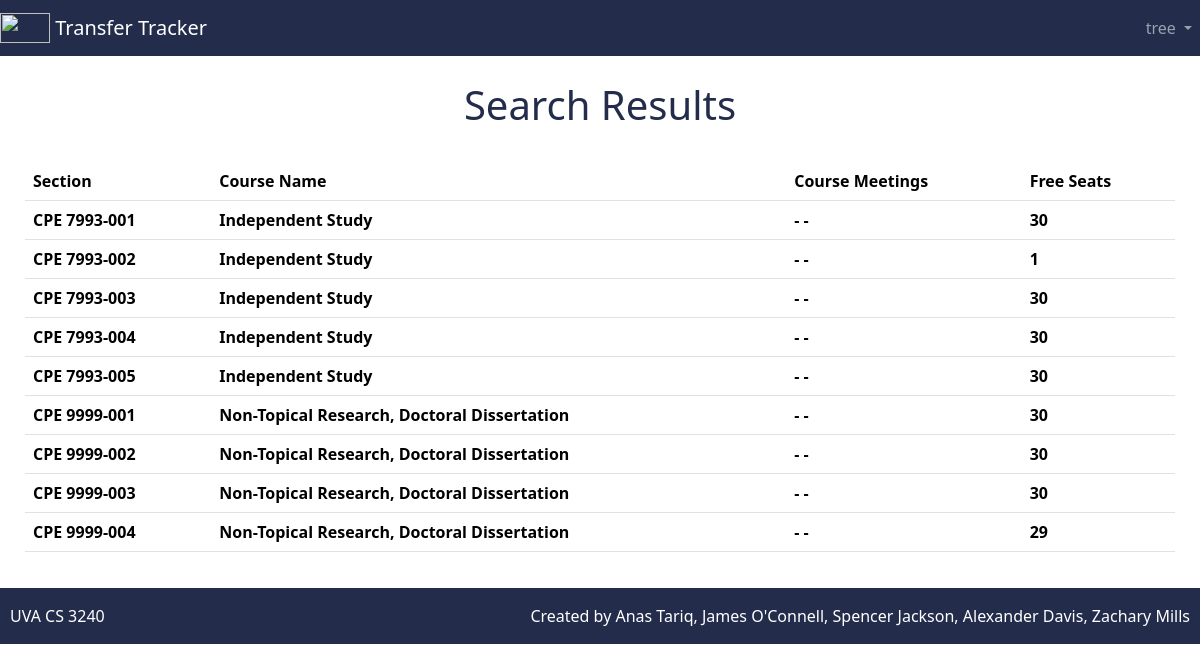
The app's page /home/seas/results (signed in), older data.
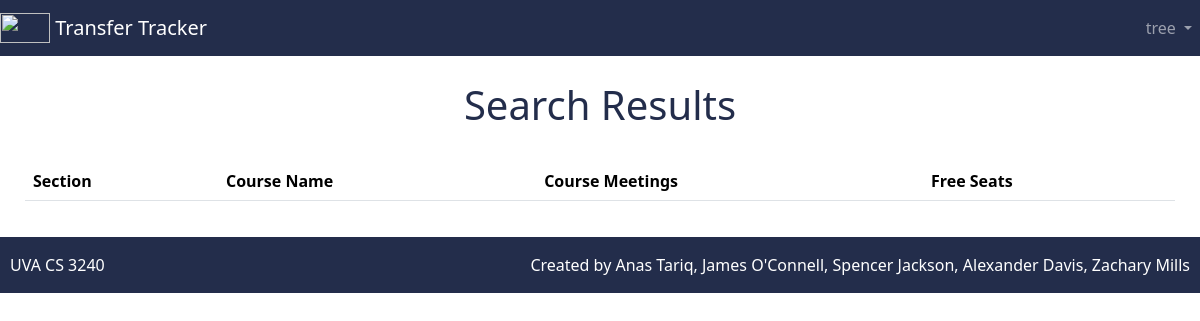
The same page, newer data.
### login/models.py (models this page shows, shortened)
class Offering(models.Model):
    section = models.CharField(max_length=200)
    name = models.CharField(max_length=200)
    day = models.CharField(max_length=200)
    enrollment = models.CharField(max_length=200)
    if_full = models.BooleanField(default=False)

### login/views.py (the view)
# urls.py: path('home/seas/results', views.SeasSearchView.as_view()),
class SeasSearchView(generic.ListView):
    model = Offering
    template_name = 'results.html'
    fields = ['section', 'name', 'day', 'enrollment', 'if_full']
    def get_queryset(self):
        return Offering.objects.all()

### templates/results.html (shortened to what this page needs)
{% load socialaccount %}
{% load bootstrap5 %}
{% bootstrap_css %}
<html>
<body>
<div class="d-flex flex-column mx-auto">
    <div class="d-flex flex-column mx-auto" style="width:100%">
        {% if user.is_authenticated %}
        <div class="d-xxl-flex">
            <nav class="navbar navbar-expand navbar-dark" style="background-color: #232D4B">
                <a class="navbar-brand" href="/home/">
                    <img src="https://dynaimage.cdn.cnn.com/cnn/c_fill,g_auto,w_1200,h_675,ar_16:9/https%3A%2F%2Fcdn.cnn.com%2Fcnnnext%2Fdam%2Fassets%2F200617130257-01-uva-reworked-logo-0616.jpg" width="50" height="30" class="d-inline-block align-top" alt="">
                    Transfer Tracker
                </a>
                <div class="collapse navbar-collapse" id="navbarNavDropdown">
                    <ul class="navbar-nav ms-auto">
                        <li class="nav-item dropdown">
                            <a class="nav-link dropdown-toggle" href="#" id="navbarDropdownMenuLink" role="button" data-bs-toggle="dropdown" aria-expanded="false">
                                {{ user.username }}
                            </a>
                        </li>
                    </ul>
                </div>
            </nav>
        </div>
        <div class="d-flex justify-content-center" style="padding-top:25px;padding-bottom:25px">
            <h1>Search Results</h1>
        </div>
        <div class="d-flex" style="padding-bottom:20px;padding-left:25px;padding-right:25px">
            <table class="table table-hover">
                <tr>
                    <th>Section</th>
                    <th>Course Name</th>
                    <th>Course Meetings</th>
                    <th>Free Seats</th>
                </tr>
                {% for offering in object_list %}
                <tr>
                    <th>{{ offering.section }}</th>
                    <th>{{ offering.name }}</th>
                    <th>{{ offering.day }}</th>
                    <th>{{ offering.enrollment }}</th>
                </tr>
                {% endfor %}
            </table>
        </div>
        {% else %}
        <a href="{% provider_login_url 'google' %}">Login With Google</a>
        {% endif %}
    </div>
    <div class="d-xxl-flex">
        <nav class="navbar" style="background-color: #232D4B">
            <span class="navbar-text" style="padding-left:10px">UVA CS 3240</span>
            <span class="navbar-text ml-auto" style="padding-right:10px">Created by Anas Tariq, James O'Connell, Spencer Jackson, Alexander Davis, Zachary Mills </span>
        </nav>
    </div>
</div>

Row changes from the older to the newer data that the page shows:
removed Offering: section "CPE 7993-001", name "Independent Study", day "- -", enrollment "30"
removed Offering: section "CPE 7993-002", name "Independent Study", day "- -", enrollment "1"
removed Offering: section "CPE 7993-003", name "Independent Study", day "- -", enrollment "30"
removed Offering: section "CPE 7993-004", name "Independent Study", day "- -", enrollment "30"
removed Offering: section "CPE 7993-005", name "Independent Study", day "- -", enrollment "30"
removed Offering: section "CPE 9999-001", name "Non-Topical Research, Doctoral Dissertation", day "- -", enrollment "30"
removed Offering: section "CPE 9999-002", name "Non-Topical Research, Doctoral Dissertation", day "- -", enrollment "30"
removed Offering: section "CPE 9999-003", name "Non-Topical Research, Doctoral Dissertation", day "- -", enrollment "30"
removed Offering: section "CPE 9999-004", name "Non-Topical Research, Doctoral Dissertation", day "- -", enrollment "29"
